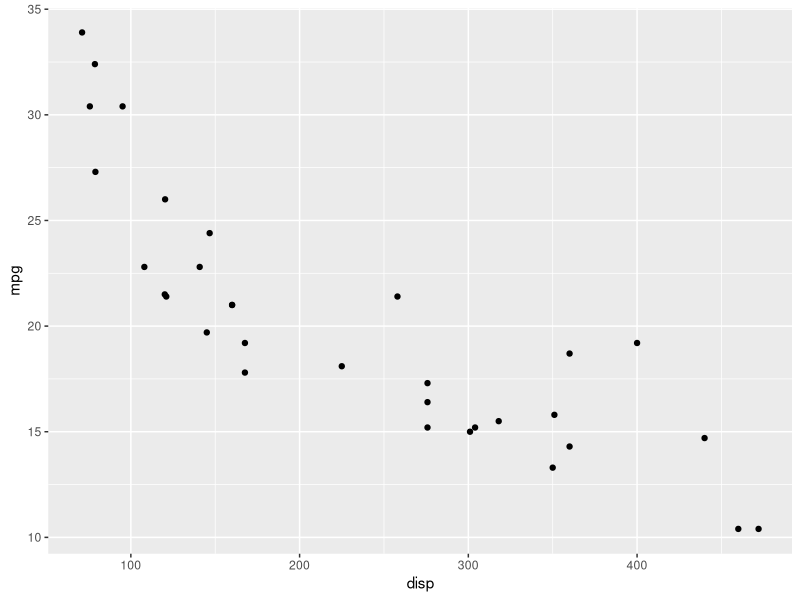

Write the R code that produced this figure.
## ---- chunk 1
.libPaths()
## ---- chunk 2
require(ggplot2, quietly = T)
ggplot(mtcars, aes_string(x = "disp", y = "mpg")) +
    geom_point()
## ---- chunk 3
make_gg_scatter <- function(data, x, y, print = T) {
    gg <- ggplot(data, aes_string(x = x, y = y)) +
        geom_point()
    if (print) print(gg)
    return(gg)
}
## ---- chunk 4
make_gg_scatter <- function(data, x, y, print = T) {
    if (!is.data.frame(data)) stop("data must be a data.frame")
    gg <- ggplot(data, aes_string(x = x, y = y)) +
        geom_point()
    if (print) print(gg)
    return(gg)
}
## ---- chunk 5
make_gg_scatter <- function(data, x, y, print = T) {
    if (!is.data.frame(data)) stop("data must be a data.frame")
    stopifnot(x %in% names(data), y %in% names(data))
    gg <- ggplot(data, aes_string(x = x, y = y)) +
        geom_point()
    if (print) print(gg)
    return(gg)
}
## ---- chunk 6
make_gg_scatter <- function(data, x, y, print = T) {
    if (!is.data.frame(data)) stop("data must be a data.frame")
    stopifnot(x %in% names(data), y %in% names(data))
    gg <- ggplot(data, aes_string(x = x, y = y)) +
        geom_point()
    if (print) {
        print(gg) 
        message("Plot printed.")
    } else warning("Plot not printed.")
    return(gg)
}
